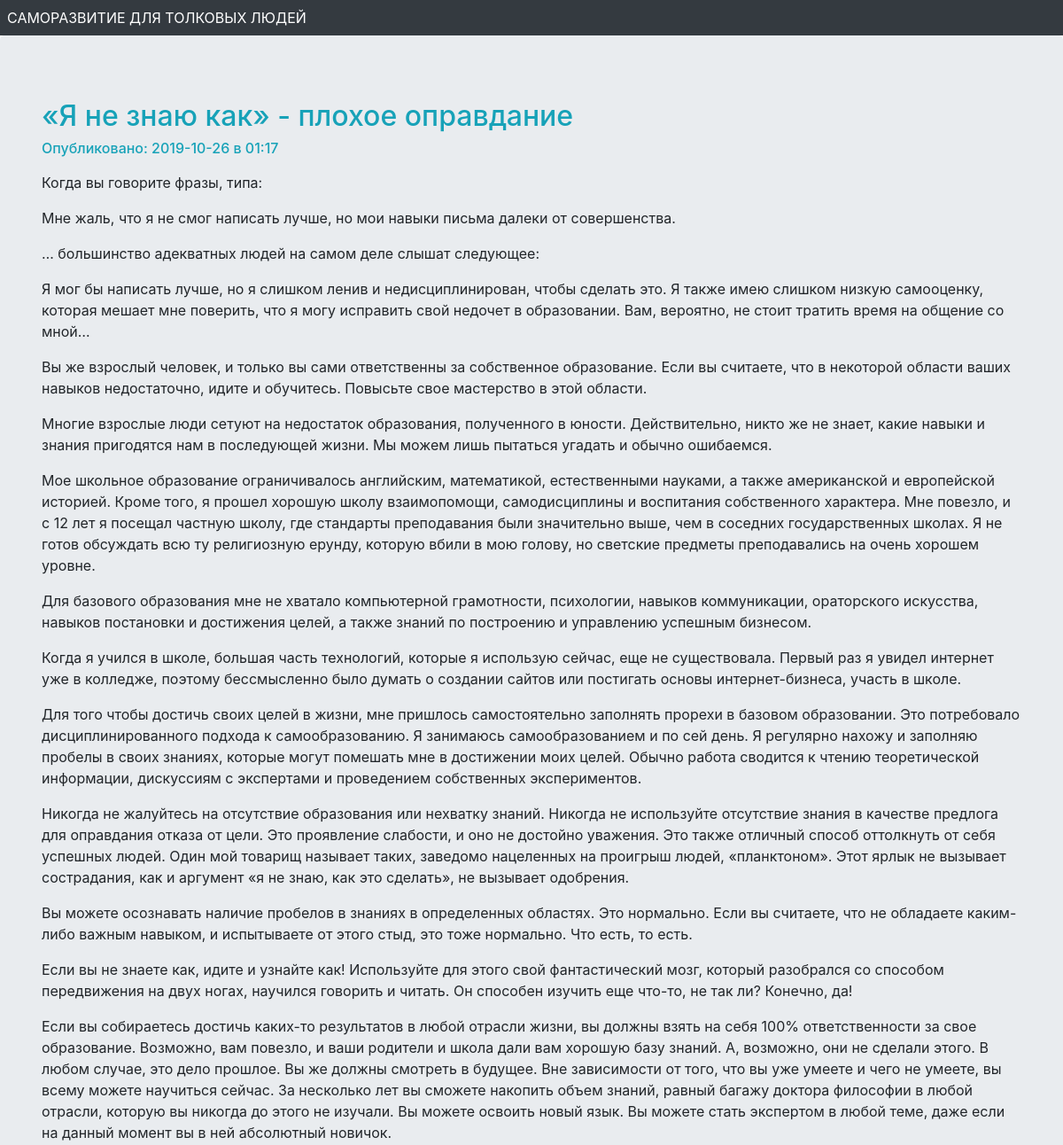
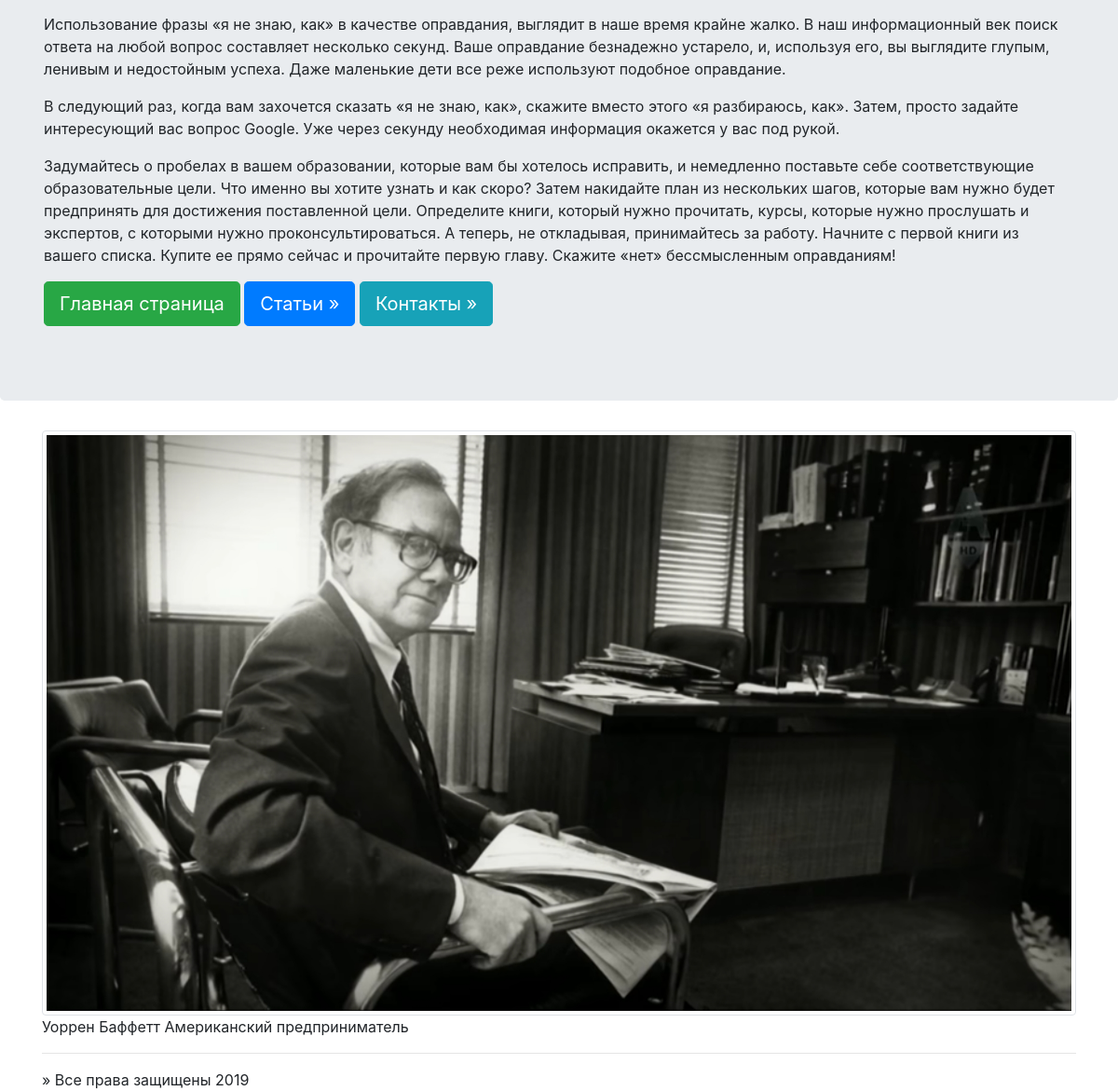
Page /news/4 on the committed database (2 pictures, top to bottom).
### news/models.py (models this page shows, shortened)
class Articles(models.Model):
    title = models.CharField(max_length = 120)
    post = models.TextField()
    date = models.DateTimeField()

### news/templates/news/post.html
{% extends "mainApp/wrapper.html"  %}
  {% block content %}
         <h2 class="text-info">{{articles.title}}</h2>
         <h6 class="text-info">Опубликовано: {{articles.date|date:"Y-m-d в H:i"}}</h6>
         <p> {{articles.post|safe|linebreaks}} </p>
    {% endblock %}

### rows in the picture
Articles: title "«Я не знаю как» - плохое оправдание", date "2019-10-26 в 01:17", post "Когда вы говорите фразы, типа: Мне жаль, что я не смог написать лучше, но мои навыки письма далеки от совершенства. … большинство адекватных людей на самом деле слышат следующее: Я мог бы написать лучше, но я слишком ленив и недисциплинирован, чтобы сделать это. Я также имею слишком низкую самооценку, которая мешает мне поверить, что я могу исправить свой недочет в образовании. Вам, вероятно, не стоит тратить время на общение со мной… Вы же взрослый человек, и только вы сами ответственны за собственное образование. Если вы считаете, что в некоторой области ваших навыков недостаточно, идите и обучитесь. Повысьте свое мастерство в этой области. Многие взрослые люди сетуют на недостаток…"
